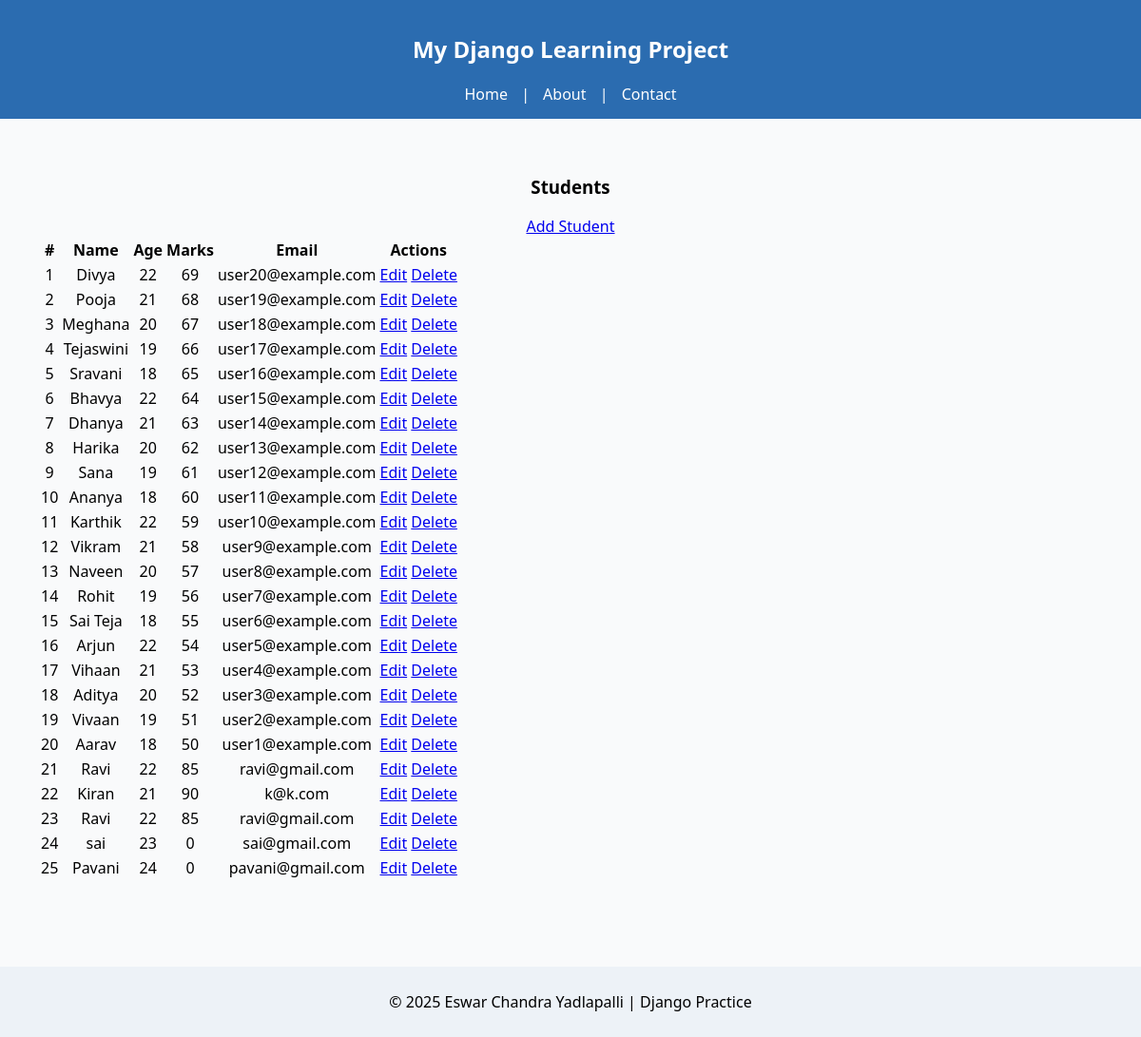
/students/, run on an earlier commit of the app's database.
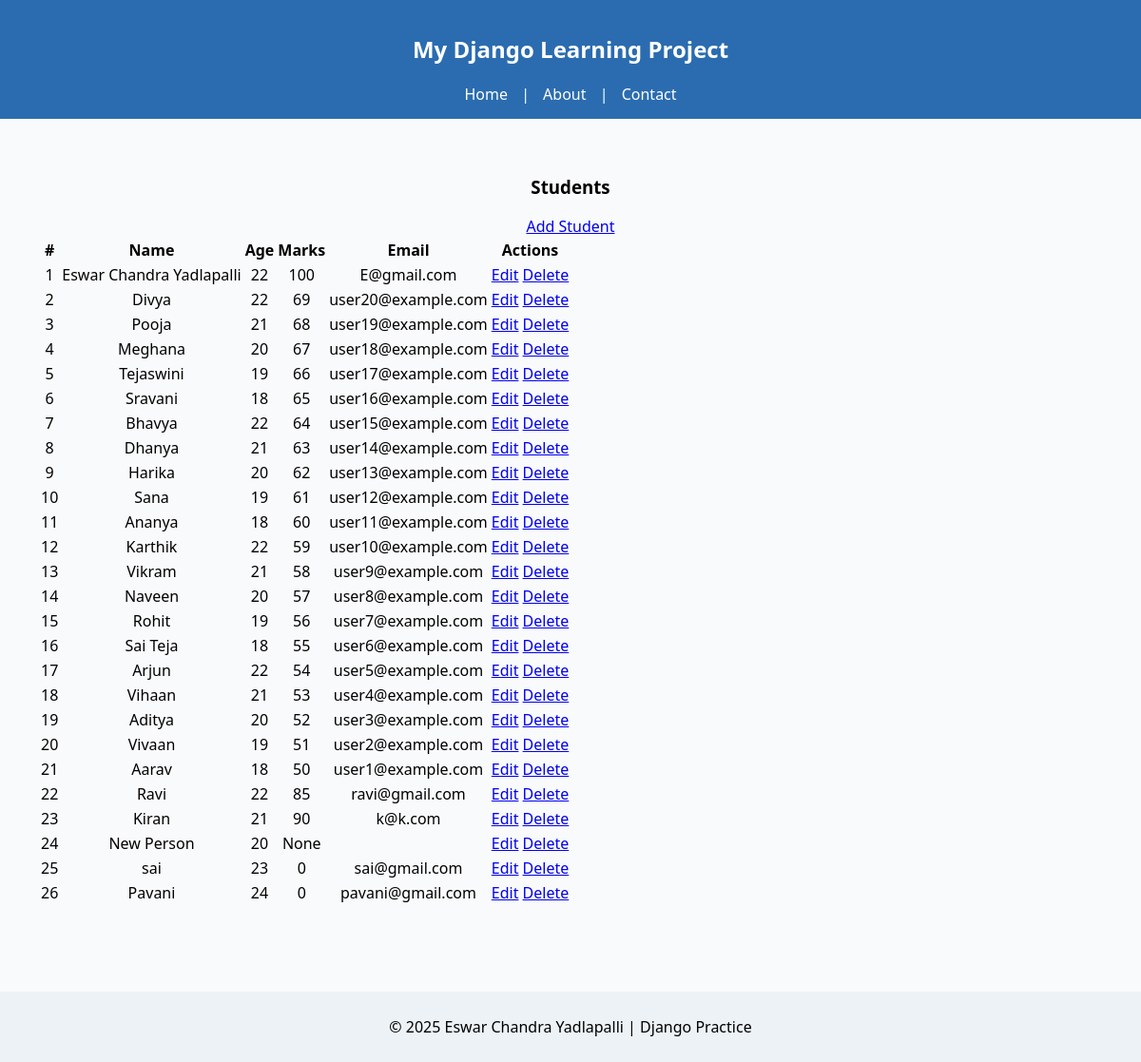
And on a later commit of the database.
### students/models.py (models this page shows, shortened)
class Student(models.Model):
    id = models.IntegerField(primary_key=True)
    name = models.CharField(max_length=40)
    age = models.IntegerField()
    email = models.EmailField()
    marks = models.IntegerField(null=True, blank=True)
    joined_on = models.DateTimeField(auto_now_add=True)
    city = models.CharField(max_length=50)
    course = models.ForeignKey(Course, on_delete=models.CASCADE, null=True, blank=True)

### students/views.py (the view)
# urls.py: path('', views.student_list, name='student_list'),
def student_list(request):
    students = Student.objects.all().order_by('-id')
    return render(request, 'students/list.html', {'students': students})

### students/templates/students/list.html (shortened to what this page needs)
{% extends 'base.html' %}
{% block content %}
<div class="d-flex justify-content-between align-items-center mb-3">
  <h3>Students</h3>
  <a class="btn btn-success" href="{% url 'students:add_student' %}">Add Student</a>
</div>
<table class="table table-striped">
  <thead>
    <tr>
      <th>#</th><th>Name</th><th>Age</th><th>Marks</th><th>Email</th><th>Actions</th>
    </tr>
  </thead>
  <tbody>
    {% for s in students %}
    <tr>
      <td>{{ forloop.counter }}</td>
      <td>{{ s.name }}</td>
      <td>{{ s.age }}</td>
      <td>{{ s.marks }}</td>
      <td>{{ s.email }}</td>
      <td>
        <a class="btn btn-sm btn-primary" href="{% url 'students:edit_student' s.pk %}">Edit</a>
        <a class="btn btn-sm btn-danger" href="{% url 'students:delete_student' s.pk %}">Delete</a>
      </td>
    </tr>
    {% empty %}
    <tr><td colspan="6">No students yet.</td></tr>
    {% endfor %}
  </tbody>
</table>
{% endblock %}

### home/templates/base.html (shortened to what this page needs)
{% load static %}
<!DOCTYPE html>
<html lang="en">
<head>
    <link rel="stylesheet" href="{% static 'css/style.css' %}">
</head>
<body>
    <header>
        <h2>My Django Learning Project</h2>
        <nav>
            <a href="/">Home</a> |
            <a href="/about/">About</a> |
            <a href="/contact/">Contact</a>
        </nav>
    </header>
    <main>
        {% block content %}{% endblock %}
    </main>
    <footer>
        <p>© 2025 Eswar Chandra Yadlapalli | Django Practice</p>
    </footer>
</body>
</html>

### home/static/css/style.css (style rules this page uses)
body { font-family: 'Segoe UI', sans-serif; background-color: #f9fafb; text-align: center; margin: 0; }
header { background-color: #2b6cb0; color: white; padding: 15px; }
nav a { color: white; margin: 0 10px; text-decoration: none; }
main { padding: 40px; }
footer { background-color: #edf2f7; padding: 10px; margin-top: 50px; }

What changed in the data, as far as the page shows it:
removed Student: name "Ravi", age "22", marks "85", email "ravi@gmail.com"
added Student: name "Eswar Chandra Yadlapalli", age "22", marks "100", email "E@gmail.com"
added Student: name "New Person", age "20", marks "None"
